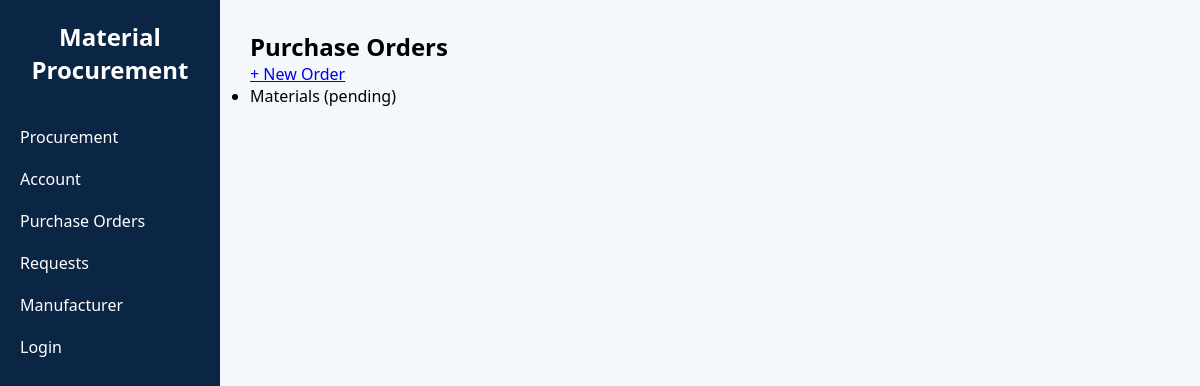
The app's page /purchase-orders/ (signed in), older data.
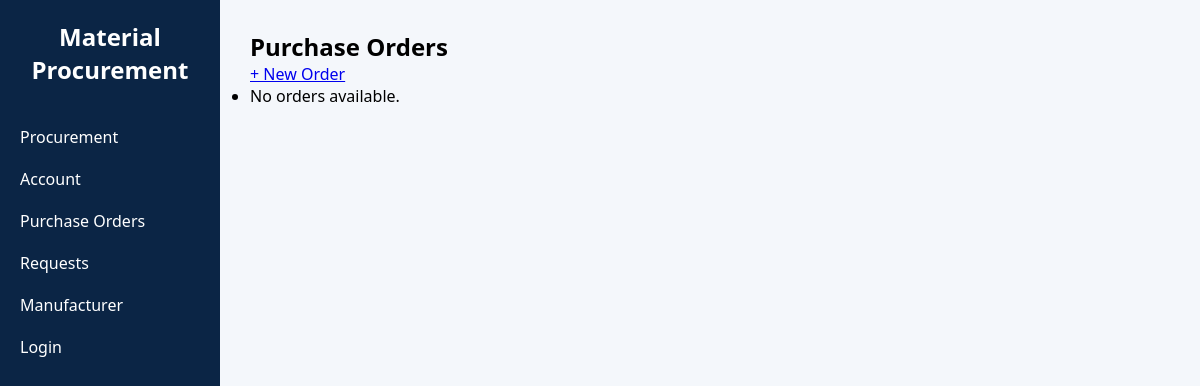
The same page, newer data.
### procurement/models.py (models this page shows, shortened)
class PurchaseOrder(models.Model):
    ORDER_STATUS = [
        ('pending', 'Pending'),
        ('approved', 'Approved'),
        ('shipped', 'Shipped'),
    ]
    item_name = models.CharField(max_length=100)
    quantity = models.PositiveIntegerField()
    supplier = models.ForeignKey(User, on_delete=models.SET_NULL, null=True, blank=True)
    status = models.CharField(max_length=10, choices=ORDER_STATUS, default='pending')
    order_date = models.DateField(auto_now_add=True)
    purchase_document = models.FileField(upload_to='purchase_docs/', null=True, blank=True)
    class Meta:
        verbose_name = "Purchase Order"
        verbose_name_plural = "Purchase Orders"

### procurement/views.py (the view)
# urls.py: path('purchase-orders/', procurement_views.purchase_order_list, name='purchase_order_list'),
@login_required
def purchase_order_list(request):
    orders = PurchaseOrder.objects.all()
    return render(request, 'purchase_orders.html', {'orders': orders})

### procurement/templates/purchase_orders.html (shortened to what this page needs)
{% extends 'base.html' %}
{% block content %}
  <h2>Purchase Orders</h2>
  <a href="{% url 'new_order' %}" class="btn">+ New Order</a>
  <ul>
    {% for order in orders %}
      <li>{{ order.item_name }} ({{ order.status }})</li>
    {% empty %}
      <li>No orders available.</li>
    {% endfor %}
  </ul>
{% endblock %}

Row changes from the older to the newer data that the page shows:
removed PurchaseOrder: item_name "Materials", status "pending"
Text that changed along with them:
text now shown: "No orders available."
